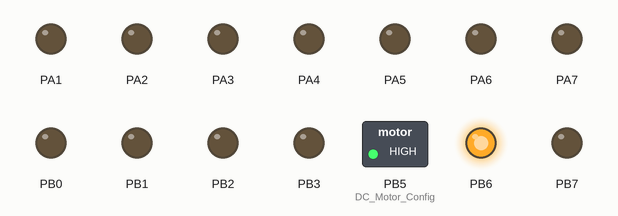
The program below on a simulated ATmega32, built with avr-gcc and emulated at 16 MHz. Parts: switched loads named in the program (green lamp = pin HIGH), output pins drawn as LEDs (lit = HIGH).

Above: at 5.0 s.
At 15.0 s:
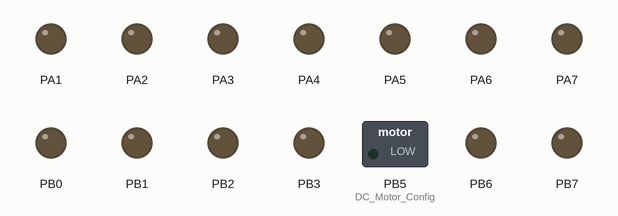
At 35.0 s:
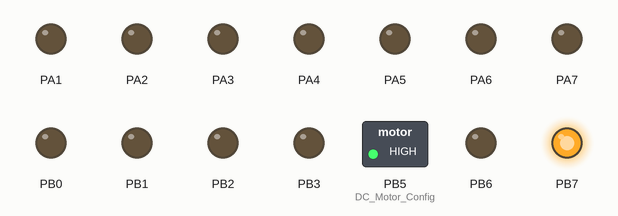
Timing chart, 0 to 65.0 s (numbered marks = the images above):
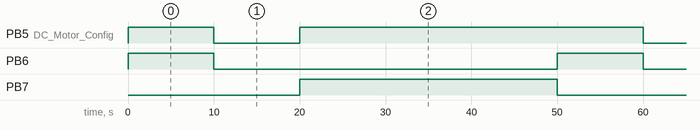

The program:

main.c
```c
/*
 * DC_Motor.c
 *
 * Created: 20/06/2024 06:14:59 م
 * Author : Mahmoud Ellithy
 */
#define F_CPU 16000000UL
#include <avr/io.h>
#include "DC_Motor.h"
#include <util/delay.h>
#include "PORT.h"

int main(void)
{
   Port_Init(Port_Config_Pins);
    while (1)
    {
		DC_Motor_on(DC_Motor_Config,0,RIGHT);
		_delay_ms(10000);
		DC_Motor_off(DC_Motor_Config);
		_delay_ms(10000);
		DC_Motor_on(DC_Motor_Config,0,LEFT);
		_delay_ms(30000);
    }
}
```

Platform_Types.h
```c
/**********************************************************************************************************************

 *  FILE DESCRIPTION
 *  -------------------------------------------------------------------------------------------------------------------
 *         File:  Platform_Types.h
 *       Module:  -
 *
 *  Description:  Contains types that dependent on platform - CortexM4
 *
 *********************************************************************************************************************/
#ifndef PLATFORM_TYPES_H
#define PLATFORM_TYPES_H

/**********************************************************************************************************************
 * INCLUDES
 *********************************************************************************************************************/


/**********************************************************************************************************************
 *  GLOBAL CONSTANT MACROS
 *********************************************************************************************************************/
#define WORD_LENGTH_BITS      32u
#define WORD_LENGTH_BYTES     4u
#define MSB_FIRST             0u    /* big endian bit ordering */
#define LSB_FIRST        1u    /* little endian bit ordering */

#define HIGH_BYTE_FIRST  0u    /* big endian byte ordering */
#define LOW_BYTE_FIRST   1u    /* little endian byte ordering */

#ifndef TRUE
   #define TRUE   1u
#endif

#ifndef FALSE
   #define FALSE  0u
#endif

#define ENABLE    1u
#define DISABLE   0u

#define NULL        ((void *)0x00)

#define    LOGICAL_ONE          (1U)
#define    LOGICAL_ZERO         (0U)

#define CPU_BIT_ORDER    LSB_FIRST        /*little endian bit ordering*/
#define CPU_BYTE_ORDER   LOW_BYTE_FIRST   /*little endian byte ordering*/

/**********************************************************************************************************************
 *  GLOBAL FUNCTION MACROS
 *********************************************************************************************************************/


/**********************************************************************************************************************
 *  GLOBAL DATA TYPES AND STRUCTURES
 *********************************************************************************************************************/
typedef unsigned char         boolean;       /*        TRUE .. FALSE           */

typedef signed char           sint8;         /*        -128 .. +127            */
typedef unsigned char         uint8;         /*           0 .. 255             */
typedef signed short          sint16;        /*      -32768 .. +32767          */
typedef unsigned short        uint16;        /*           0 .. 65535           */
typedef signed long           sint32;        /* -2147483648 .. +2147483647     */
typedef unsigned long         uint32;        /*           0 .. 4294967295      */

typedef float                 float32;
typedef double                float64;

#ifdef PLATFORM_SUPPORT_SINT64_UINT64 /*Valid only for gnu and C99 */
typedef signed    long long  sint64;   /* -9223372036854775808 .. 9223372036854775807      */
typedef unsigned  long long  uint64;   /*                    0 .. 18446744073709551615     */
#endif

/**********************************************************************************************************************
 *  GLOBAL DATA PROTOTYPES
 *********************************************************************************************************************/


/**********************************************************************************************************************
 *  GLOBAL FUNCTION PROTOTYPES
 *********************************************************************************************************************/


#endif  /* PLATFORM_TYPES_H */

/**********************************************************************************************************************
 *  END OF FILE: Std_Types.h
 *********************************************************************************************************************/
```

DC_Motor.c
```c
#include "DC_Motor.h"
#include "Platform_Types.h"


#define      TIMER0_REGISTER_MAX_COUNTS              (0xFF)
#define      MAX_DUTY_CYCLE                          (100.0)


void DC_Motor_on (const DcMotor_ConfigType ConfigCont, uint8 duty_cycle, uint8 Direction)
{
    uint8 PortId        = ConfigCont.PortID;
	uint8 Enable_pin    = ConfigCont.Enable_Pin;
    uint8 Right_dir_pin = ConfigCont.ChannelID_Right;
    uint8 Left_dir_pin  = ConfigCont.ChannelID_Left;

    uint8 dc_counts =   ( (duty_cycle) * (TIMER0_REGISTER_MAX_COUNTS / MAX_DUTY_CYCLE) );


	Dio_SetChannelDirection(PortId, Enable_pin,    OUTPUT);
	Dio_SetChannelDirection(PortId, Right_dir_pin, OUTPUT);
	Dio_SetChannelDirection(PortId, Left_dir_pin,  OUTPUT);


	Dio_WriteChannel(PortId, Enable_pin);
    if(Direction == RIGHT)
    {

        Dio_WriteChannel(PortId, Right_dir_pin);
        Dio_ClearChannel(PortId, Left_dir_pin);
    }

    else if (Direction == LEFT)
    {
        Dio_WriteChannel(PortId, Left_dir_pin);
        Dio_ClearChannel(PortId, Right_dir_pin);

    }

    //PWM_ON(dc_counts);

}


void DC_Motor_off(const DcMotor_ConfigType ConfigCont)
{
    //PWM_ON(0x00);
	Dio_ClearChannel(ConfigCont.PortID, ConfigCont.Enable_Pin);
	Dio_ClearChannel(ConfigCont.PortID, ConfigCont.ChannelID_Right);
	Dio_ClearChannel(ConfigCont.PortID, ConfigCont.ChannelID_Left);
}
```

DC_Motor.h
```c
#ifndef DC_MOTOR_H
#define DC_MOTOR_H

#include "PORT.h"

typedef enum
{
    RIGHT,
    LEFT

}Directions_Enum;


typedef struct
{
    Dio_PortLevelType      PortID;
	Dio_ChannelType        Enable_Pin;
    Dio_ChannelType        ChannelID_Right;
    Dio_ChannelType        ChannelID_Left;


}DcMotor_ConfigType;


extern const DcMotor_ConfigType   DC_Motor_Config;


void DC_Motor_on (const DcMotor_ConfigType ConfigCont, uint8 duty_cycle, uint8 Direction);
void DC_Motor_off(const DcMotor_ConfigType ConfigCont);


#endif
```

DC_Motor_Cfg.c
```c
#include "DC_Motor.h"


/*
You can usr this struct to adjust your direction pins

Please Note That --- YOU HAVE TO MAKE THESE PINS AS OUTPUT PINS IN ADDITION TO THE OC0 PIN IN YOUR ECU IN (PORT_CFG)

Please Fill the Config struct following this order
{
   PortID

   Enable Pin

   ChannelID_Right

   ChannelID_Left

}

*/


const DcMotor_ConfigType   DC_Motor_Config =
{
    PORT_B, /* Dirction Port*/
	PIN5,   /*Enable Pin*/
    PIN6,  /* Right Pin*/
    PIN7, /* Left Pin*/
};
```

Bit_Math.h
```c
#ifndef  BIT_MATH_H
#define  BIT_MATH_H


#define  SET_BIT(PORT, BIT)             ( PORT |= (1 << BIT) )
#define  CLEAR_BIT(PORT, BIT)           ( PORT &= (~(1 << BIT)) )
#define  TOGGLE_BIT(PORT, BIT)          ( PORT ^= (1 << BIT) )
#define  READ_BIT(PORT, BIT)            ( (PORT >> BIT) & 1 )
#define  BIT_IS_SET(PORT, BIT)          ( (PORT & (1 << BIT)) >> BIT )
#define  BIT_IS_CLEAR(PORT, BIT)        ( !(PORT & (1 << BIT)) >> BIT )


#endif
```

Std_Types.h
```c
/**********************************************************************************************************************
 *  FILE DESCRIPTION
 *  -------------------------------------------------------------------------------------------------------------------
 *         File:  Std_Types.h
 *    Component:  -
 *       Module:  -
 *
 *  Description:  Provision of Standard Types
 *
 *********************************************************************************************************************/


#ifndef STD_TYPES_H
#define STD_TYPES_H

/**********************************************************************************************************************
 * INCLUDES
 *********************************************************************************************************************/

# include "Platform_Types.h"

/**********************************************************************************************************************
 *  GLOBAL CONSTANT MACROS
 *********************************************************************************************************************/

#define STD_HIGH     1u /* Physical state 5V or 3.3V */
#define STD_LOW      0u /* Physical state 0V */

#define STD_ACTIVE   1u /* Logical state active */
#define STD_IDLE     0u /* Logical state idle */

#define STD_ON       1u
#define STD_OFF      0u

#define disable      2u
#define enable       1u


/**********************************************************************************************************************
 *  GLOBAL DATA TYPES AND STRUCTURES
 *********************************************************************************************************************/

typedef uint8 Std_ReturnType;
#define E_OK          0u
#define E_NOT_OK      1u

/**********************************************************************************************************************
 *  GLOBAL DATA PROTOTYPES
 *********************************************************************************************************************/


/**********************************************************************************************************************
 *  GLOBAL FUNCTION PROTOTYPES
 *********************************************************************************************************************/


#endif /* STD_TYPES_H */
/**********************************************************************************************************************
 *  END OF FILE: Std_Types.h
 *********************************************************************************************************************/
```

PORT.h
```c
#ifndef  PORT_H
#define  PORT_H


#include "Platform_Types.h"
#include "Port_Cfg.h"
#include "Port_REG.h"

#define    STD_LOW         (0U)
#define    STD_HIGH        (1U)

#define    OUTPUT          (1U)
#define    INPUT           (0U)


typedef uint8 Dio_PortType;

typedef uint8 Dio_ChannelType;

typedef uint8 Dio_LevelType;

typedef uint8 Dio_PortLevelType;

typedef uint8 Dio_DirectionType;


typedef enum
{
	INPUT_PIN,
	OUTPUT_PIN

}Pintype;


typedef enum
{
	PULL_DOWN,
	PULL_UP

}PinMode;


typedef enum
{
	LOW_LEVEL,
	HIGH_LEVEL

}PinStatus;


typedef struct Port_Config
{
	Dio_PortType               PortId;
	Dio_ChannelType            ChannelId;
	Pintype                    Pin_type;
	PinMode                    Pin_mode;
	PinStatus                  Pin_status;

}PortConfig;


extern const PortConfig  Port_Config_Pins[REQUIRD_CONFIGURED_PINS];


Dio_LevelType Dio_ReadChannel(Dio_PortType PortID ,Dio_ChannelType ChannelId);

void Dio_WriteChannel(Dio_PortType PortID ,Dio_ChannelType ChannelId);
void Dio_ClearChannel(Dio_PortType PortID ,Dio_ChannelType ChannelId);
void Dio_FlipChannel(Dio_PortType PortID ,Dio_ChannelType ChannelId);
void Dio_SetChannelDirection(Dio_PortType PortID, Dio_ChannelType ChannelId, Dio_DirectionType Level);

Dio_PortLevelType Dio_ReadPort(Dio_PortType PortId);
void Dio_WritePort(Dio_PortType PortId, Dio_PortLevelType Level);
void Dio_SetPortDirection(Dio_PortType PortID, Dio_DirectionType Level);

void Port_Init(const PortConfig* ConfigPtr);

#endif
```

Port_Cfg.c
```c
#include "PORT.h"


const PortConfig Port_Config_Pins[REQUIRD_CONFIGURED_PINS] =
{

    /*************** PORTA PINS ******************/
    {PORT_A, PIN0, INPUT_PIN, PULL_UP, LOW_LEVEL},
    {PORT_A, PIN1, OUTPUT_PIN, PULL_UP, LOW_LEVEL},
    {PORT_A, PIN2, OUTPUT_PIN, PULL_UP, LOW_LEVEL},
    {PORT_A, PIN3, OUTPUT_PIN, PULL_UP, LOW_LEVEL},
    {PORT_A, PIN4, OUTPUT_PIN, PULL_UP, LOW_LEVEL},
    {PORT_A, PIN5, OUTPUT_PIN, PULL_UP, LOW_LEVEL},
    {PORT_A, PIN6, OUTPUT_PIN, PULL_UP, LOW_LEVEL},
    {PORT_A, PIN7, OUTPUT_PIN, PULL_UP, LOW_LEVEL},


    /*************** PORTB PINS ******************/
    {PORT_B, PIN0, OUTPUT_PIN, PULL_UP, LOW_LEVEL},
    {PORT_B, PIN1, OUTPUT_PIN, PULL_UP, LOW_LEVEL},
    {PORT_B, PIN2, OUTPUT_PIN, PULL_UP, LOW_LEVEL},
    {PORT_B, PIN3, OUTPUT_PIN, PULL_UP, LOW_LEVEL},
    {PORT_B, PIN4, OUTPUT_PIN, PULL_UP, LOW_LEVEL},
    {PORT_B, PIN5, OUTPUT_PIN, PULL_UP, LOW_LEVEL},
    {PORT_B, PIN6, OUTPUT_PIN, PULL_UP, LOW_LEVEL},
    {PORT_B, PIN7, OUTPUT_PIN, PULL_UP, LOW_LEVEL},


    /**************** PORTC PINS *****************/
    {PORT_C, PIN0, OUTPUT_PIN, PULL_UP, LOW_LEVEL},
    {PORT_C, PIN1, OUTPUT_PIN, PULL_UP, LOW_LEVEL},
    {PORT_C, PIN2, OUTPUT_PIN, PULL_UP, LOW_LEVEL},
    {PORT_C, PIN3, OUTPUT_PIN, PULL_UP, LOW_LEVEL},
    {PORT_C, PIN4, OUTPUT_PIN, PULL_UP, LOW_LEVEL},
    {PORT_C, PIN5, OUTPUT_PIN, PULL_UP, LOW_LEVEL},
    {PORT_C, PIN6, OUTPUT_PIN, PULL_UP, LOW_LEVEL},
    {PORT_C, PIN7, OUTPUT_PIN, PULL_UP, LOW_LEVEL},


    /**************** PORTD PINS *****************/
    {PORT_D, PIN0, OUTPUT_PIN, PULL_UP, LOW_LEVEL},
    {PORT_D, PIN1, OUTPUT_PIN, PULL_UP, LOW_LEVEL},
    {PORT_D, PIN2, OUTPUT_PIN, PULL_UP, LOW_LEVEL},
    {PORT_D, PIN3, OUTPUT_PIN, PULL_UP, LOW_LEVEL},
    {PORT_D, PIN4, OUTPUT_PIN, PULL_UP, LOW_LEVEL},
    {PORT_D, PIN5, OUTPUT_PIN, PULL_UP, LOW_LEVEL},
    {PORT_D, PIN6, OUTPUT_PIN, PULL_UP, LOW_LEVEL},
    {PORT_D, PIN7, OUTPUT_PIN, PULL_UP, LOW_LEVEL},
};
```

Port_Cfg.h
```c
#include "Std_Types.h"


#ifndef  PORT_CFG_H
#define  PORT_CFG_H


#define  REQUIRD_CONFIGURED_PINS            (32U)


/* AVR ATMega 32 - Ports*/

#define PORT_A                               (0U)
#define PORT_B                               (1U)
#define PORT_C                               (2U)
#define PORT_D                               (3U)


/* AVR ATMega 32 - Pins  */

#define PIN0                	             (0U)
#define PIN1                	             (1U)
#define PIN2                	             (2U)
#define PIN3                	             (3U)
#define PIN4                	             (4U)
#define PIN5                	             (5U)
#define PIN6                	             (6U)
#define PIN7                	             (7U)


#endif
```

Port_REG.h
```c
#ifndef PORT_REG_H
#define PORT_REG_H


/* Registers Adresses for AVR ATMega32 MicroController*/


/* PORTA  Registers*/
#define PORTA                               *(( volatile uint8*)0x3B)
#define PINA                                *(( volatile uint8*)0x39)
#define DDRA                                *(( volatile uint8*)0x3A)

/* PORTB  Registers*/
#define PORTB                               *(( volatile uint8*)0x38)
#define DDRB                                *(( volatile uint8*)0x37)
#define PINB                                *(( volatile uint8*)0x36)

/* PORTC  Registers*/
#define PORTC                               *(( volatile uint8*)0x35)
#define DDRC                                *(( volatile uint8*)0x34)
#define PINC                                *(( volatile uint8*)0x33)

/* PORTD  Registers*/
#define PORTD                               *(( volatile uint8*)0x32)
#define DDRD                                *(( volatile uint8*)0x31)
#define PIND                                *(( volatile uint8*)0x30)


#endif
```

Source omitted: PORT.c (15353 bytes)

Measured:
- by itself, PB5 (DC_Motor_Config): repeats every 50.0 s: LOW 10.0 s, HIGH 40.0 s
- by itself, PB6: alternates HIGH for 10.0 s and LOW for 40.0 s
- by itself, PB7: alternates HIGH for 30.0 s and LOW for 20.0 s
